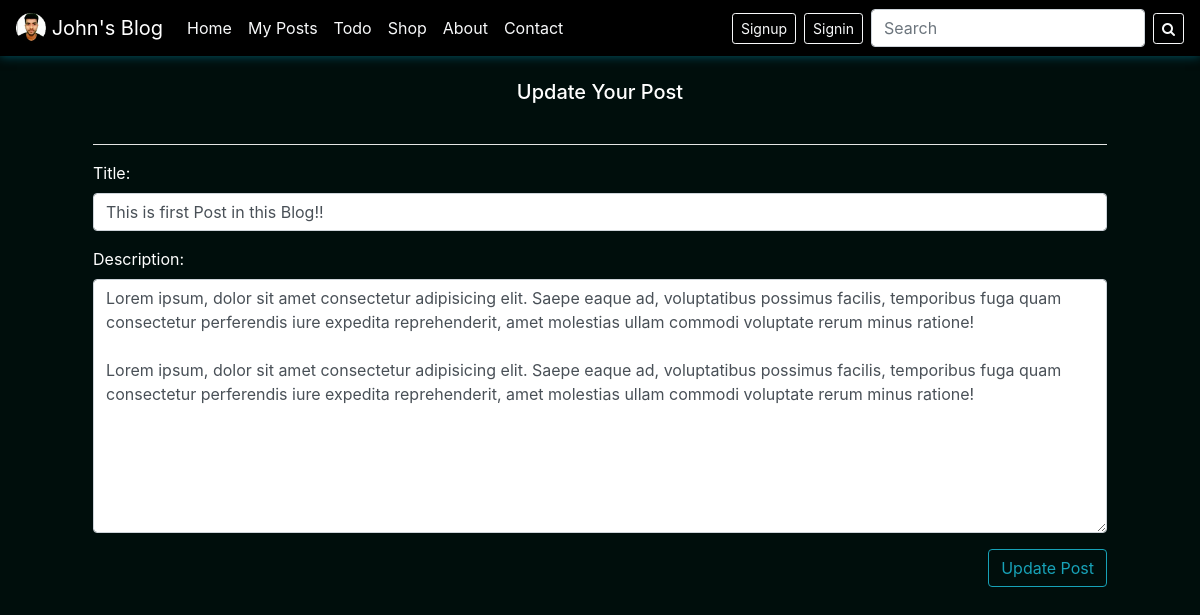
/edit_post/1/, run on the app's committed database.
### john1/models.py (models this page shows, shortened)
class Post(models.Model):
    title = models.CharField(max_length=300)
    desc = models.TextField()
    image = models.ImageField(upload_to='pics', default = None,null=True, blank=True)
    date = models.DateTimeField(default=datetime.now())

### john1/views.py (the view)
# urls.py: path('edit_post/<int:id>/', views.edit_post, name='edit_post'),
def edit_post(request, id):
    if request.method == 'POST':
        pi = Post.objects.get(pk=id)
        form = PostForm(request.POST,instance=pi)
        if form.is_valid():
            form.save()
            messages.success(request, "Post Updated Successfully")
            return redirect('myposts')
    else:
        pi = Post.objects.get(pk=id)
        form = PostForm(instance=pi)
    return render(request, 'edit_post.html', {'form':form})

### john1/forms.py
class PostForm(forms.ModelForm):
    class Meta:
        model= Post
        fields = ['title', 'desc']
        labels = {'title':'Title','desc': 'Description'}
        widgets = {'title':forms.TextInput(attrs=
        {'class':'form-control'}),
        'desc':forms.Textarea(attrs={'class':'form-control'}),}

### templates/edit_post.html (shortened to what this page needs)
{% extends 'base.html' %}
{% block content %}
    <div class="container mt-4">
<form action="" method="post" enctype="multipart/form-data">
    <h5 class="text-center">Update Your Post</h5>
    <div class="container pl-5 pr-5 pb-5 pt-3">
    <hr>
    {{form.as_p}}
    <button type="submit" class="btn btn-outline-info float-right mb-4">Update Post</button>
    </div>
</form>
    </div>
{% endblock content %}

### templates/edit_post.html (style rules this page uses)
body { background-color:#000e0c; color:white; }
hr { background-color:white; }

### data on the page
Post: title "This is first Post in this Blog!!", desc "Lorem ipsum, dolor sit amet consectetur adipisicing elit. Saepe eaque ad, voluptatibus possimus facilis, temporibus fuga quam consectetur perferendis iure expedita reprehenderit, amet molestias ullam commodi voluptate rerum minus ratione! Lorem ipsum, dolor sit amet consectetur adipisicing elit. Saepe eaque ad, voluptatibus possimus facilis, temporibus fuga quam consectetur perferendis iure expedita reprehenderit, amet molestias ullam commodi voluptate rerum minus ratione!"
